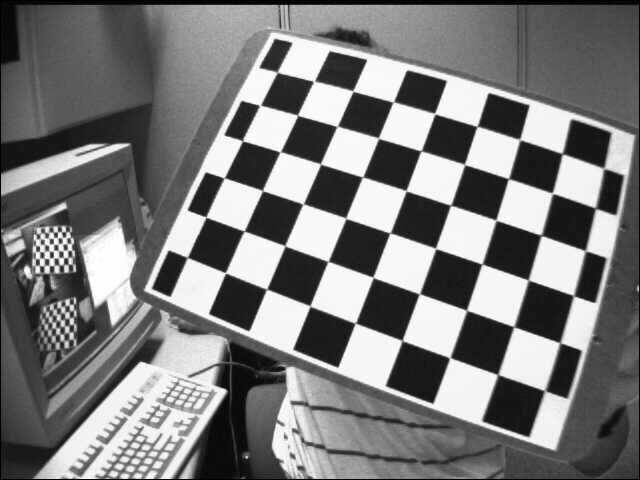
//> input picture getH/build/left3.jpg, 640 x 480 px
$ ./getH   (built with g++ and OpenCV 4)
//> lines starting //> are read from the running program, lines starting //| are printed output that depends on the picture; after the words box and inside, x2 and y2 are one past the last pixel; in counts of white or black regions, pixels touching at a corner belong together
#include <opencv2/opencv.hpp>
#include <iostream>
#include <stdio.h>


using namespace std;
using namespace cv;

//#define SQUARE_SIZE 40
//#define TEST_H


int main()
{
	Mat image1, image2;
	image1 = imread("left3.jpg");
//> image1 is the input picture: 480 rows x 640 cols, CV_8UC3; min 0, max 255, mean 122.9
	imshow("image1", image1);
	image2 = imread("left4.jpg");
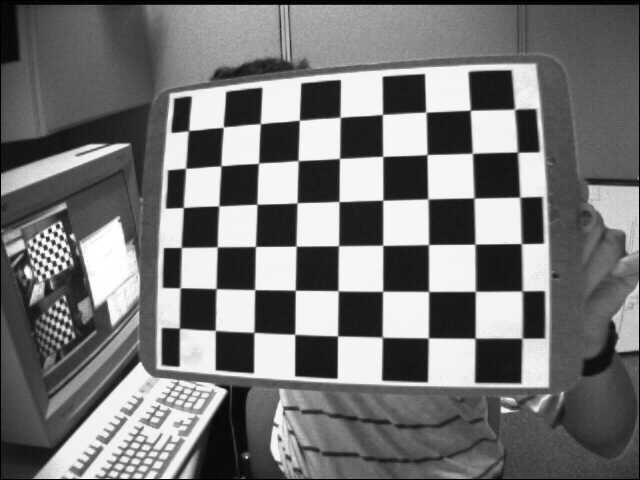
//> input picture getH/build/left4.jpg, 640 x 480 px
//> image2 is the input picture: 480 rows x 640 cols, CV_8UC3; min 0, max 255, mean 117.8
	imshow("image2", image2);

	int width = 6, length = 9;
	Size boardSize(width, length);
	vector<Point2f> cornerPoints1;
	vector<Point2f> cornerPoints2;

	if (findChessboardCorners(image1, boardSize, cornerPoints1, CV_CALIB_CB_ADAPTIVE_THRESH))// CV_CALIB_CB_ADAPTIVE_THRESH | CV_CALIB_CB_FILTER_QUADS | CV_CALIB_CB_NORMALIZE_IMAGE))
//> cornerPoints1 = 54 Points (x, y), first 12: [187.4, 257.5], [205.9, 217.2], [223.8, 178], [242.7, 141.3], [259.6, 105.7], [277.4, 72.53], [225.3, 272.8], [244.5, 231], [262.7, 190.8], [279.8, 152.2], [297.4, 115.1], [313.4, 81.56]
	{
		for (int i = 0; i < width; i++)
		{
			for (int j = 0; j < length; j++)
			{
				circle(image1, cornerPoints1.at(i * width + j), 4, Scalar(255, 0, 255, 0), 2);
				imshow("image1", image1);

				if (i == 0 && j == 0)
				{
					waitKey(0);
					cout << "该点像素坐标为:" << cornerPoints1.at(0) << endl;
				}

				waitKey(0);
			}
		}
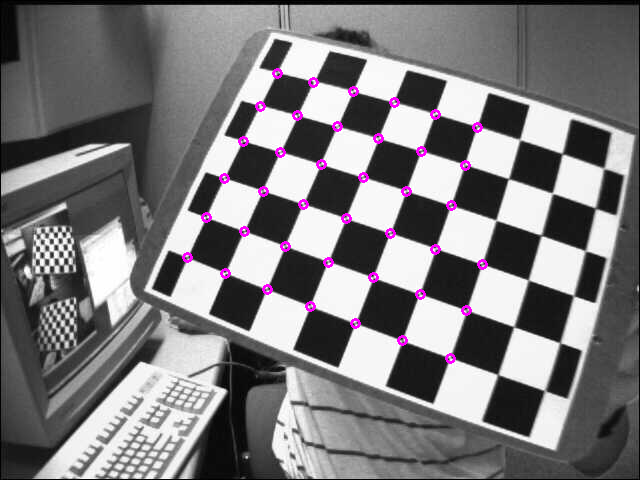
//> image1: 480 rows x 640 cols, CV_8UC3; 0.86% of pixels changed, all inside (x1, y1, x2, y2) = (182, 68, 488, 364)
	}
	else
	{
		cout << "findChessboardCorners Error" << endl;
		cout << cornerPoints1.size() << endl;
		waitKey(0);
		return 0;
	}


	if (findChessboardCorners(image2, boardSize, cornerPoints2, CV_CALIB_CB_ADAPTIVE_THRESH))// CV_CALIB_CB_ADAPTIVE_THRESH | CV_CALIB_CB_FILTER_QUADS | CV_CALIB_CB_NORMALIZE_IMAGE))
//> cornerPoints2 = 54 Points (x, y), first 12: [179.5, 328.2], [180.3, 287.9], [181.4, 247.6], [183.4, 207.6], [185.6, 168], [188.8, 130.7], [215.4, 330.3], [216.4, 288.5], [217.3, 246.9], [218.7, 205.9], [220.9, 166], [223.3, 127.2]
	{
		for (int i = 0; i < width; i++)
		{
			for (int j = 0; j < length; j++)
			{
				circle(image2, cornerPoints2.at(i * width + j), 4, Scalar(255, 0, 255, 0), 2);
				imshow("image2", image2);

				if (i == 0 && j == 0)
				{
					waitKey(0);
					cout << "该点像素坐标为:" << cornerPoints2.at(0) << endl;
				}

				waitKey(0);
			}
		}
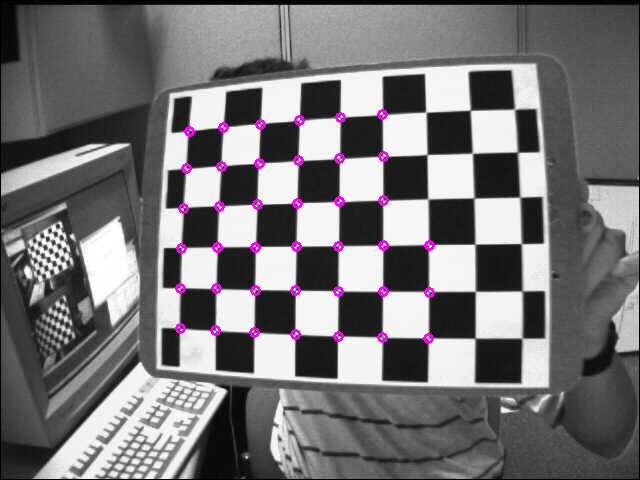
//> image2: 480 rows x 640 cols, CV_8UC3; 0.86% of pixels changed, all inside (x1, y1, x2, y2) = (175, 109, 435, 344)
	}
	else
	{
		cout << "findChessboardCorners Error" << endl;
		cout << cornerPoints2.size() << endl;
		waitKey(0);
		return 0;
	}

	//错误检测
	if (cornerPoints1.size() != cornerPoints2.size())
	{
		cout << "Error : cornerPoints1.size() != cornerPoints2.size()" << endl;
		return 0;
	}


	//计算H
	Mat H = findHomography(cornerPoints1, cornerPoints2, CV_RANSAC);
//> H = [[0.776, 0.393, -62.59], [-0.361, 0.956, 158], [-0.000203, 0.000249, 1]]
	cout << "H = " << endl << H << endl;
//| H =
//| [0.7764644201455652, 0.3930735812037724, -62.58917822063766;
//|  -0.3611717579668964, 0.956217948572052, 157.9934252293458;
//|  -0.0002027745888266126, 0.0002487778355914767, 1]


	waitKey(0);
	return 0;
}
